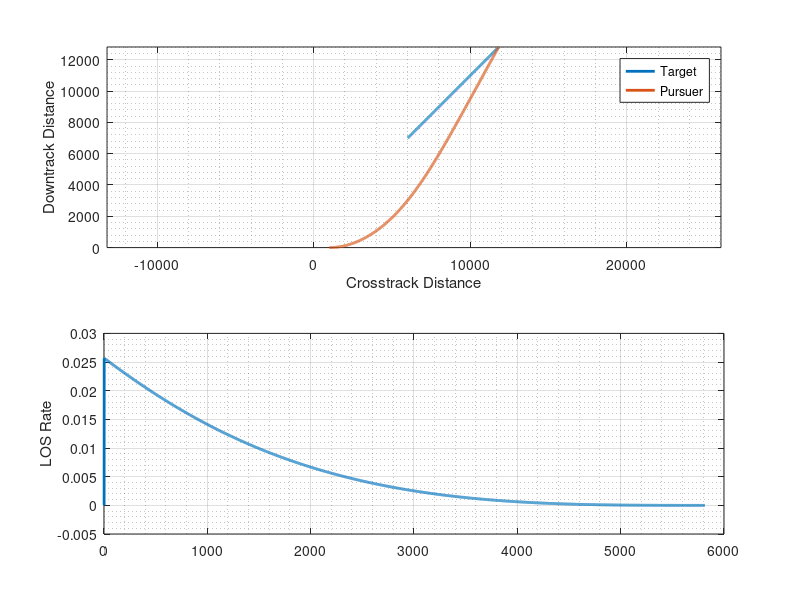

This chart was generated by the following MATLAB code:
%% This is an example of Pro-Nav in 2D
% Written by Paul Zimmer in Dec 2024
% GOAL: Show that Pro-Nav Works by Comparing Relative Distances and
% Closing Velocities to attain an acceleration that can be sent to a
% missile control system or whatever.
% Setup Initial Conditions
clearvars; close all; clc;

% Need Initial Position, Velocities and Heading of Target and Persuer
pos_targ = [6000, 7000]; % meters
pos_purs = [1000, 0]; % meters
vel_targ = [100, 100]; % m/s
speed_purs = 300; % m/s - to be component-fied later
vel_purs = [300, 0]; % m/s, to be overwritten
head_targ = 45 * (pi/180); % rad from north
head_purs = 0 * (pi/180); % rad from north

% Need to set up integrator parameters
dt = 1/100; % 100 hz time step
time_end = 100; % end time

% Pro-Nav Parameter
N = 3;

% Prefill data
targ_trajectory = [];
purs_trajectory = [];
los_rate_plot = [];

% Enter runtime integration routine - Eulers method
for t = 0:dt:time_end % timer

    % Update target position
    pos_targ = pos_targ + vel_targ * dt;
    targ_trajectory = [targ_trajectory; pos_targ];

    % Compute relative position of Target WRT Pursuer Observation
    % ** Position of Target as Seen from Pursuer **
    rel_pos = pos_targ - pos_purs;
    % Compute Distance for Stopping
    dists = norm(rel_pos);

    % Stop if less than a meter
    if dists < 1
         break
    end

    % Find line of sight angle and estimate rate
    % los angle = atan(y_rel, x_rel);
    los_angle = atan2(rel_pos(2), rel_pos(1));
    % LOS Rate using finite difference with error trap
    if t > 0
        los_rate = (los_angle - prev_los_angle)/dt;
    else
        los_rate = 0; % First cycle has throwaway value
    end

    % Update old to calculated angle
    prev_los_angle = los_angle;
    % Calculate Closing Velocity
    r_hat = rel_pos/norm(rel_pos);
    v_close = dot(-(vel_targ - vel_purs),r_hat);

    % Establish Pro-nav law and update heading
    % Goal - Calculate acceleration needed. Drive system to zero by driving line
    % of sight rate to zero.  A_need is the acceleration needed by a
    % maneuver to put the system on a collision course.  Collision course
    % is established once LOS rate converges to zero.
    a_need = N * los_rate * v_close;

    los_rate_plot = [los_rate_plot; los_rate];

    % Update heading of chaser
    head_purs = head_purs + (a_need/v_close) * dt;

    % Update chaser position
    vel_purs = speed_purs * [cos(head_purs), sin(head_purs)];
    pos_purs = pos_purs + vel_purs * dt;
    purs_trajectory = [purs_trajectory;pos_purs];

end

% Plotting
subplot(2,1,1)
title('Target and Pursuer Trajectories - ProNav Demonstration')
plot(targ_trajectory(:,1), targ_trajectory(:,2), 'LineWidth', 2);
hold on
plot(purs_trajectory(:,1), purs_trajectory(:,2), 'LineWidth', 2);
xlabel("Crosstrack Distance")
ylabel("Downtrack Distance")
legend("Target", "Pursuer")
grid on
grid minor
axis equal
subplot(2,1,2)
plot(los_rate_plot, "LineWidth",2)
ylabel("LOS Rate")
grid on
grid minor
